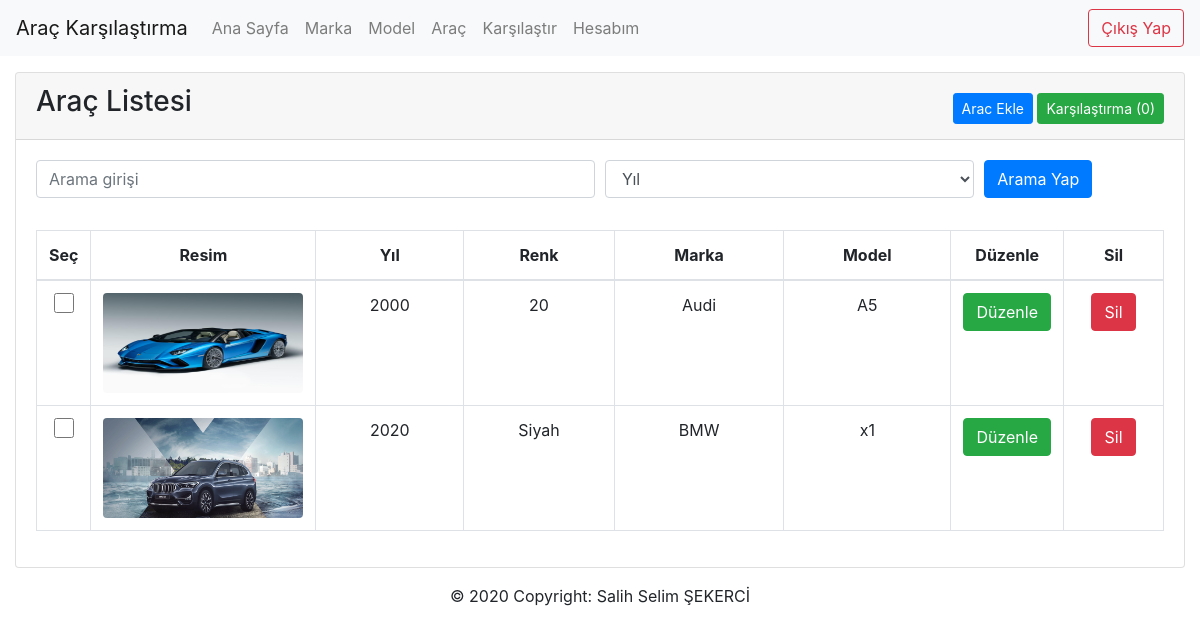
Page /anaklasor/arac-listesi.php on the earlier database version.
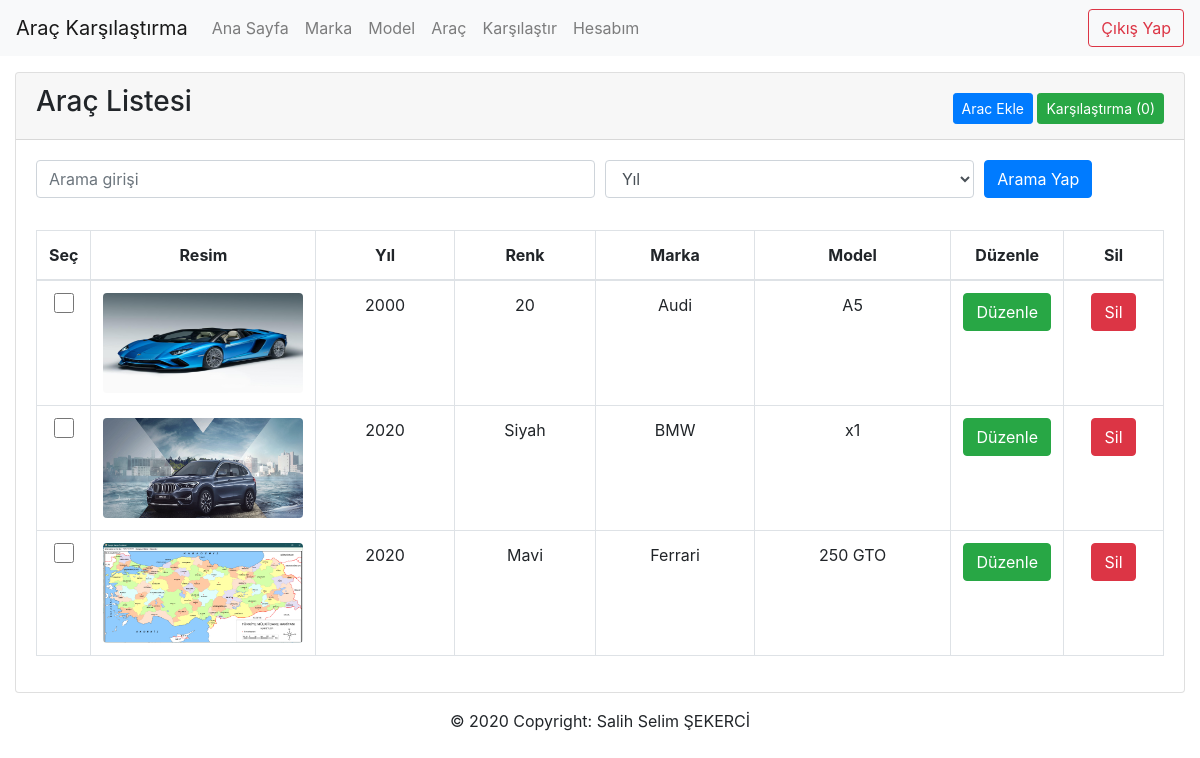
Same page on the later database version.
### tables this page shows
CREATE TABLE `arac` (
  `id` int(11) NOT NULL,
  `marka_id` int(11) NOT NULL,
  `model_id` int(11) NOT NULL,
  `yil` int(11) NOT NULL,
  `agirlik` float(10,2) NOT NULL,
  `motorHacmi` int(10) NOT NULL,
  `tekerSayisi` int(10) NOT NULL,
  `maxHiz` float(10,2) NOT NULL,
  `vites` int(10) NOT NULL,
  `renk` varchar(254) NOT NULL,
  `yakitTuru` varchar(254) NOT NULL,
  `resim` varchar(254) NOT NULL
);

CREATE TABLE `marka` (
  `id` int(11) NOT NULL,
  `marka` varchar(11) NOT NULL
);

CREATE TABLE `model` (
  `id` int(11) NOT NULL,
  `marka_id` int(11) NOT NULL,
  `model` varchar(254) NOT NULL
);

### anaklasor/arac-listesi.php (the view, shortened to what this page needs)
<!doctype html>
<html lang="tr">
<?php include("./assets/head.php") ?>
<?php include("./assets/nav.php") ?>
<?php
$karsilastirmaLenght = $_COOKIE['karsilastirma'];
    $dilimlerLenght = explode("[", $karsilastirmaLenght);
    $datalarLenght = explode("]", $dilimlerLenght[1]);
    $dataLenght = explode(",", $datalarLenght[0]);
function varMi($id)
{
    $karsilastirmaData = $_COOKIE['karsilastirma'];
    $dilimler = explode("[", $karsilastirmaData);
    $datalar = explode("]", $dilimler[1]);
    $data = explode(",", $datalar[0]);
    for ($i = 0; $i < count($data); $i++) {
        if($data[$i] == $id)
            return 1;
    }
    return 0;
}
if (isset($_GET['text']) && !empty($_GET['text'])) {
    $text = $_GET['text'];
    $tur = $_GET['tur'];
    if ($tur == "yil") {
        $AracSor = $db->prepare('SELECT arac.id AS "AracID", arac.resim, arac.yil, arac.agirlik, arac.motorHacmi, arac.tekerSayisi, arac.maxHiz, arac.vites, arac.renk, arac.yakitTuru, marka.id AS "MarkaID", marka.marka,model.id AS "modelID", model.model  FROM arac INNER JOIN model ON model.id = arac.model_id INNER JOIN marka ON marka.id = arac.marka_id WHERE yil=:yil');
        $AracSor->execute(array(
            "yil"   => $text
        ));
    }
    if ($tur == "marka") {
        $AracSor = $db->prepare('SELECT arac.id AS "AracID", arac.resim, arac.yil, arac.agirlik, arac.motorHacmi, arac.tekerSayisi, arac.maxHiz, arac.vites, arac.renk, arac.yakitTuru, marka.id AS "MarkaID", marka.marka,model.id AS "modelID", model.model  FROM arac INNER JOIN model ON model.id = arac.model_id INNER JOIN marka ON marka.id = arac.marka_id WHERE marka LIKE "%' . $text . '%"');
        $AracSor->execute();
    }
    if ($tur == "model") {
        $AracSor = $db->prepare('SELECT arac.id AS "AracID", arac.resim, arac.yil, arac.agirlik, arac.motorHacmi, arac.tekerSayisi, arac.maxHiz, arac.vites, arac.renk, arac.yakitTuru, marka.id AS "MarkaID", marka.marka,model.id AS "modelID", model.model  FROM arac INNER JOIN model ON model.id = arac.model_id INNER JOIN marka ON marka.id = arac.marka_id WHERE model.model LIKE "%' . $text . '%"');
        $AracSor->execute();
    }
} else {
    $AracSor = $db->prepare('SELECT arac.id AS "AracID", arac.resim, arac.yil, arac.agirlik, arac.motorHacmi, arac.tekerSayisi, arac.maxHiz, arac.vites, arac.renk, arac.yakitTuru, marka.id AS "MarkaID", marka.marka,model.id AS "modelID", model.model  FROM arac INNER JOIN model ON model.id = arac.model_id INNER JOIN marka ON marka.id = arac.marka_id');
    $AracSor->execute();
}
?>
<body class="">
    <div class="container-fluid">
        <div class="card">
            <div class="card-header">
                <div class="d-flex justify-content-between">
                    <h3>Araç Listesi</h3>
                    <div class="ekle text-right mt-2">
                        <a href="arac-ekle.php" class="btn btn-sm btn-primary">Arac Ekle</a>
                        <a id="karsilastirmaBtn" href="karsilastir.php" class="btn btn-sm btn-success">Karşılaştırma (<?php
                        if($dataLenght[0] > 0)
                        {
                            echo count($dataLenght);
                        } else {
                            echo 0;
                        }
                        ?>)</a>
                    </div>
                </div>
            </div>
            <div class="card-body table-responsive">
                <form method="GET">
                    <div class="form-row">
                        <div class="form-group col-md-6">
                            <input type="text" name="text" class="form-control" placeholder="Arama girişi">
                        </div>
                        <div class="form-group col-md-4">
                            <?php if (isset($_GET['text'])) { ?>
                                <select id="inputState" name="tur" class="form-control">
                                    <option value="marka" <?= ($tur == "marka") ? "selected" : "" ?>>Marka</option>
                                    <option value="model" <?= ($tur == "model") ? "selected" : "" ?>>Model</option>
                                    <option value="yil" <?= ($tur == "yil") ? "selected" : "" ?>>Yıl</option>
                                </select>
                            <?php } else { ?>
                                <select id="inputState" name="tur" class="form-control">
                                    <option value="yil" selected>Yıl</option>
                                </select>
                            <?php } ?>
                        </div>
                        <div class="form-group col-md-2">
                            <button class="btn btn-primary">Arama Yap</button>
                        </div>
                    </div>
                </form>
                <table class="table text-center table-hover table-bordered">
                    <thead>
                        <tr>
                            <th width=50>Seç</th>
                            <th width=200>Resim</th>
                            <th>Yıl</th>
                            <th>Renk</th>
                            <th>Marka</th>
                            <th>Model</th>
                            <th width=100>Düzenle</th>
                            <th width=100>Sil</th>
                        </tr>
                    </thead>
                    <tbody>
                        <?php
                        while ($AracCek = $AracSor->fetch(PDO::FETCH_ASSOC)) { ?>
                            <tr>
                                <td><input style=" width: 20px; height: 20px;" id="Check<?= $AracCek['AracID'] ?>" type="checkbox" onchange="karsilastirmaEkle(<?= $AracCek['AracID'] ?>)" name="aracSecim"
                                value="<?= $AracCek['AracID'] ?>"
                                <?php
                                $donut = varMi($AracCek['AracID']);
                                if($donut == 1)
                                {
                                    echo "checked";
                                }
                                ?>
                                >
                                <td><img class="rounded" width="200px" height="100" src="<?= $AracCek['resim'] ?>" alt="" srcset=""></td>
                                <td><?= $AracCek['yil'] ?></td>
                                <td><?= $AracCek['renk'] ?></td>
                                <td><?= $AracCek['marka'] ?></td>
                                <td><?= $AracCek['model'] ?></td>
                                <td><a href="arac-duzenle.php?id=<?= $AracCek['AracID'] ?>" class="btn btn-success">Düzenle</a></td>
                                <td><button class="btn btn-danger" onclick="silBtn(<?= $AracCek['AracID'] ?>,'<?= $AracCek['Arac'] ?>')">Sil</button></td>
                            </tr>
                        <?php } ?>
                    </tbody>
                </table>
            </div>
        </div>
    </div>
    <?php
    include("./assets/footer.php");
    ?>
</body>
</html>

### anaklasor/assets/head.php (shortened to what this page needs)
<?php
$pizza  = $_SERVER['SCRIPT_NAME'];
$dilimler = explode("/", $pizza);
$dosya = $dilimler[2];
$parcala = explode(".", $dosya);
$dosya = $parcala[0];
$dosya = strtolower($dosya);
?>
<head>
    <link rel="stylesheet" href="../eklentiler/boostrap/css/bootstrap.min.css">
</head>

### anaklasor/assets/nav.php (shortened to what this page needs)
<nav class="navbar navbar-expand-lg navbar-light bg-light mb-3">
    <a class="navbar-brand" href="index.php">Araç Karşılaştırma</a>
    <div class="collapse navbar-collapse" id="navbarSupportedContent">
        <ul class="navbar-nav mr-auto">
            <li class="nav-item <?=($dosya == 'index' || $dosya == '')? "active font-weight-bold" : "" ?>">
                <a class="nav-link" href="index.php">Ana Sayfa</a>
            </li>
            <li class="nav-item <?=($dosya == 'marka-listesi' || $dosya == 'marka-duzenle' ||$dosya == 'marka-ekle')? "active font-weight-bold" : "" ?>">
                <a class="nav-link" href="marka-listesi.php">Marka</a>
            </li>
            <li class="nav-item <?=($dosya == 'model-listesi' || $dosya == 'model-duzenle' ||$dosya == 'model-ekle')? "active font-weight-bold" : "" ?>">
                <a class="nav-link" href="model-listesi.php">Model</a>
            </li>
            <li class="nav-item <?=($dosya == 'arac-listesi' || $dosya == 'arac-duzenle' ||$dosya == 'arac-ekle')? "active font-weight-bold" : "" ?>">
                <a class="nav-link" href="arac-listesi.php">Araç</a>
            </li>
            <li class="nav-item <?=($dosya == 'karsilastir')? "active font-weight-bold" : "" ?>">
                <a class="nav-link" href="karsilastir.php">Karşılaştır</a>
            </li>
            <li class="nav-item <?=($dosya == 'hesabim')? "active font-weight-bold" : "" ?>">
                <a class="nav-link" href="hesabim.php">Hesabım</a>
            </li>
        </ul>
        <form class="form-inline my-2 my-lg-0">
            <a href="cikis-yap.php" class="btn btn-outline-danger my-2 my-sm-0">Çıkış Yap</a>
        </form>
    </div>
</nav>

### anaklasor/assets/footer.php
<footer class="page-footer font-small blue">
    <div class="footer-copyright text-center py-3">© 2020 Copyright:
        <a> Salih Selim ŞEKERCİ</a>
    </div>
</footer>

Differences in the rows shown:
added arac: resim (picture), yil "2020", renk "Mavi", marka.marka "Ferrari", model.model "250 GTO"
